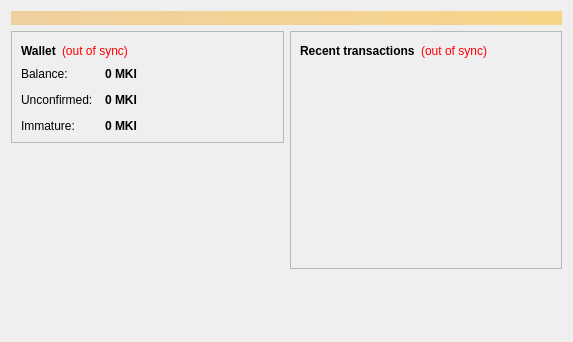
<?xml version="1.0" encoding="UTF-8"?>
<ui version="4.0">
 <class>OverviewPage</class>
 <widget class="QWidget" name="OverviewPage">
  <property name="geometry">
   <rect>
    <x>0</x>
    <y>0</y>
    <width>573</width>
    <height>342</height>
   </rect>
  </property>
  <property name="windowTitle">
   <string>Form</string>
  </property>
  <layout class="QVBoxLayout" name="topLayout">
   <item>
    <widget class="QLabel" name="labelAlerts">
     <property name="visible">
      <bool>false</bool>
     </property>
     <property name="styleSheet">
      <string notr="true">background-color: qlineargradient(x1: 0, y1: 0, x2: 1, y2: 0, stop:0 #F0D0A0, stop:1 #F8D488); color:#000000;</string>
     </property>
     <property name="wordWrap">
      <bool>true</bool>
     </property>
     <property name="margin">
      <number>3</number>
     </property>
    </widget>
   </item>
   <item>
    <layout class="QHBoxLayout" name="horizontalLayout" stretch="1,1">
     <item>
      <layout class="QVBoxLayout" name="verticalLayout_2">
       <item>
        <widget class="QFrame" name="frame">
         <property name="frameShape">
          <enum>QFrame::StyledPanel</enum>
         </property>
         <property name="frameShadow">
          <enum>QFrame::Raised</enum>
         </property>
         <layout class="QVBoxLayout" name="verticalLayout_4">
          <item>
           <layout class="QHBoxLayout" name="horizontalLayout_4">
            <item>
             <widget class="QLabel" name="label_5">
              <property name="font">
               <font>
                <weight>75</weight>
                <bold>true</bold>
               </font>
              </property>
              <property name="text">
               <string>Wallet</string>
              </property>
             </widget>
            </item>
            <item>
             <widget class="QLabel" name="labelWalletStatus">
              <property name="toolTip">
               <string>The displayed information may be out of date. Your wallet automatically synchronizes with the Makicoin network after a connection is established, but this process has not completed yet.</string>
              </property>
              <property name="styleSheet">
               <string notr="true">QLabel { color: red; }</string>
              </property>
              <property name="text">
               <string notr="true">(out of sync)</string>
              </property>
              <property name="alignment">
               <set>Qt::AlignLeading|Qt::AlignLeft|Qt::AlignVCenter</set>
              </property>
             </widget>
            </item>
            <item>
             <spacer name="horizontalSpacer_2">
              <property name="orientation">
               <enum>Qt::Horizontal</enum>
              </property>
              <property name="sizeHint" stdset="0">
               <size>
                <width>40</width>
                <height>20</height>
               </size>
              </property>
             </spacer>
            </item>
           </layout>
          </item>
          <item>
           <layout class="QFormLayout" name="formLayout_2">
            <property name="fieldGrowthPolicy">
             <enum>QFormLayout::AllNonFixedFieldsGrow</enum>
            </property>
            <property name="horizontalSpacing">
             <number>12</number>
            </property>
            <property name="verticalSpacing">
             <number>12</number>
            </property>
            <item row="0" column="0">
             <widget class="QLabel" name="label">
              <property name="text">
               <string>Balance:</string>
              </property>
             </widget>
            </item>
            <item row="0" column="1">
             <widget class="QLabel" name="labelBalance">
              <property name="font">
               <font>
                <weight>75</weight>
                <bold>true</bold>
               </font>
              </property>
              <property name="cursor">
               <cursorShape>IBeamCursor</cursorShape>
              </property>
              <property name="toolTip">
               <string>Your current balance</string>
              </property>
              <property name="text">
               <string notr="true">0 MKI</string>
              </property>
              <property name="textInteractionFlags">
               <set>Qt::LinksAccessibleByMouse|Qt::TextSelectableByKeyboard|Qt::TextSelectableByMouse</set>
              </property>
             </widget>
            </item>
            <item row="1" column="0">
             <widget class="QLabel" name="label_3">
              <property name="text">
               <string>Unconfirmed:</string>
              </property>
             </widget>
            </item>
            <item row="1" column="1">
             <widget class="QLabel" name="labelUnconfirmed">
              <property name="font">
               <font>
                <weight>75</weight>
                <bold>true</bold>
               </font>
              </property>
              <property name="cursor">
               <cursorShape>IBeamCursor</cursorShape>
              </property>
              <property name="toolTip">
               <string>Total of transactions that have yet to be confirmed, and do not yet count toward the current balance</string>
              </property>
              <property name="text">
               <string notr="true">0 MKI</string>
              </property>
              <property name="textInteractionFlags">
               <set>Qt::LinksAccessibleByMouse|Qt::TextSelectableByKeyboard|Qt::TextSelectableByMouse</set>
              </property>
             </widget>
            </item>
            <item row="2" column="0">
             <widget class="QLabel" name="labelImmatureText">
              <property name="text">
               <string>Immature:</string>
              </property>
             </widget>
            </item>
            <item row="2" column="1">
             <widget class="QLabel" name="labelImmature">
              <property name="font">
               <font>
                <weight>75</weight>
                <bold>true</bold>
               </font>
              </property>
              <property name="toolTip">
               <string>Mined balance that has not yet matured</string>
              </property>
              <property name="text">
               <string notr="true">0 MKI</string>
              </property>
              <property name="textInteractionFlags">
               <set>Qt::LinksAccessibleByMouse|Qt::TextSelectableByKeyboard|Qt::TextSelectableByMouse</set>
              </property>
             </widget>
            </item>
           </layout>
          </item>
         </layout>
        </widget>
       </item>
       <item>
        <spacer name="verticalSpacer">
         <property name="orientation">
          <enum>Qt::Vertical</enum>
         </property>
         <property name="sizeHint" stdset="0">
          <size>
           <width>20</width>
           <height>40</height>
          </size>
         </property>
        </spacer>
       </item>
      </layout>
     </item>
     <item>
      <layout class="QVBoxLayout" name="verticalLayout_3">
       <item>
        <widget class="QFrame" name="frame_2">
         <property name="frameShape">
          <enum>QFrame::StyledPanel</enum>
         </property>
         <property name="frameShadow">
          <enum>QFrame::Raised</enum>
         </property>
         <layout class="QVBoxLayout" name="verticalLayout">
          <item>
           <layout class="QHBoxLayout" name="horizontalLayout_2">
            <item>
             <widget class="QLabel" name="label_4">
              <property name="text">
               <string>&lt;b&gt;Recent transactions&lt;/b&gt;</string>
              </property>
             </widget>
            </item>
            <item>
             <widget class="QLabel" name="labelTransactionsStatus">
              <property name="toolTip">
               <string>The displayed information may be out of date. Your wallet automatically synchronizes with the Makicoin network after a connection is established, but this process has not completed yet.</string>
              </property>
              <property name="styleSheet">
               <string notr="true">QLabel { color: red; }</string>
              </property>
              <property name="text">
               <string notr="true">(out of sync)</string>
              </property>
              <property name="alignment">
               <set>Qt::AlignRight|Qt::AlignTrailing|Qt::AlignVCenter</set>
              </property>
             </widget>
            </item>
            <item>
             <spacer name="horizontalSpacer">
              <property name="orientation">
               <enum>Qt::Horizontal</enum>
              </property>
              <property name="sizeHint" stdset="0">
               <size>
                <width>40</width>
                <height>20</height>
               </size>
              </property>
             </spacer>
            </item>
           </layout>
          </item>
          <item>
           <widget class="QListView" name="listTransactions">
            <property name="styleSheet">
             <string notr="true">QListView { background: transparent; }</string>
            </property>
            <property name="frameShape">
             <enum>QFrame::NoFrame</enum>
            </property>
            <property name="verticalScrollBarPolicy">
             <enum>Qt::ScrollBarAlwaysOff</enum>
            </property>
            <property name="horizontalScrollBarPolicy">
             <enum>Qt::ScrollBarAlwaysOff</enum>
            </property>
            <property name="selectionMode">
             <enum>QAbstractItemView::NoSelection</enum>
            </property>
           </widget>
          </item>
         </layout>
        </widget>
       </item>
       <item>
        <spacer name="verticalSpacer_2">
         <property name="orientation">
          <enum>Qt::Vertical</enum>
         </property>
         <property name="sizeHint" stdset="0">
          <size>
           <width>20</width>
           <height>40</height>
          </size>
         </property>
        </spacer>
       </item>
      </layout>
     </item>
    </layout>
   </item>
  </layout>
 </widget>
 <resources/>
 <connections/>
</ui>
